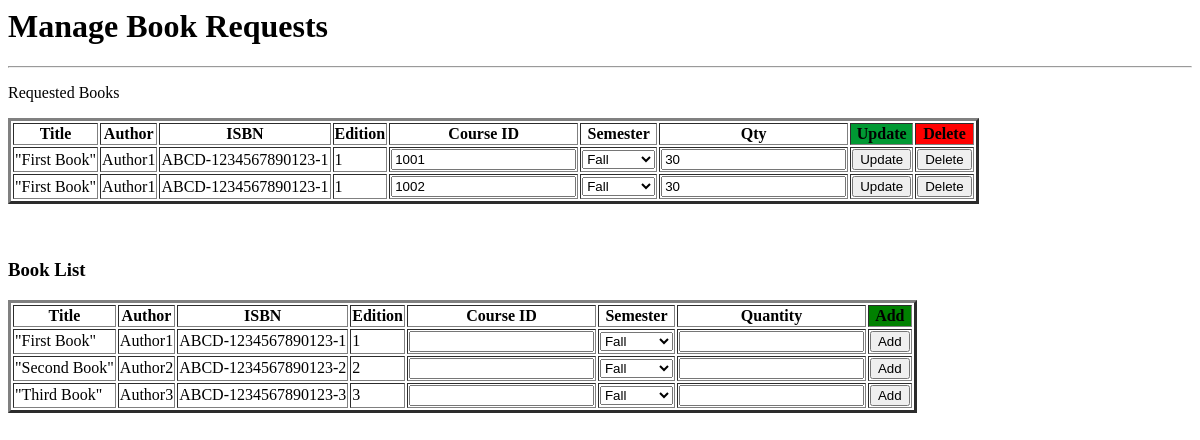
/professorBookRequest.php (signed in), run on an earlier commit of the app's database.
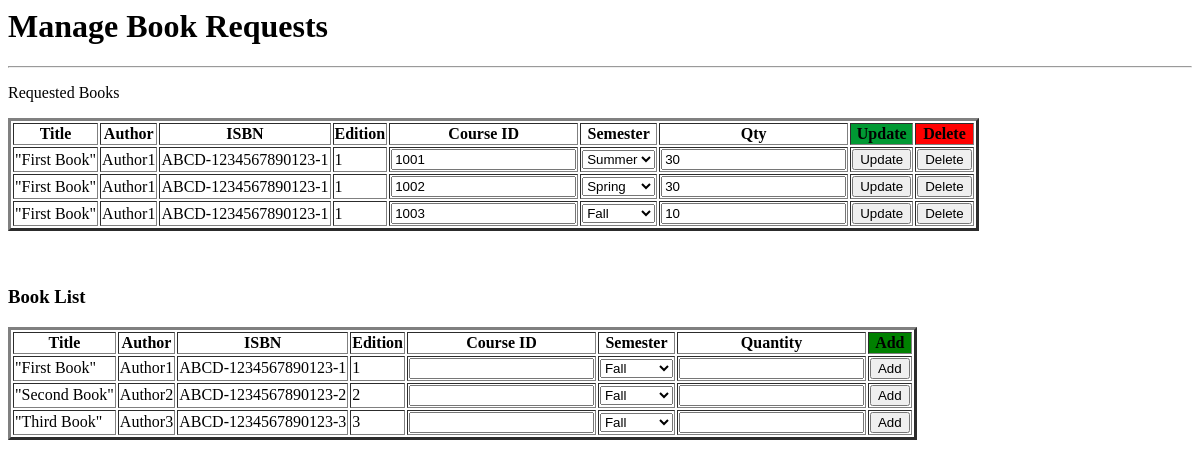
And on a later commit of the database.
### tables this page shows
CREATE TABLE `requests` (
  `id` int(11) NOT NULL,
  `pid` int(11) NOT NULL,
  `bid` int(11) NOT NULL,
  `cid` int(11) NOT NULL,
  `semester` varchar(10) NOT NULL,
  `qty` int(11) NOT NULL
);

CREATE TABLE `books` (
  `id` int(11) NOT NULL,
  `title` text NOT NULL,
  `author` text NOT NULL,
  `isbn` text NOT NULL,
  `edition` text NOT NULL,
  `publisher` text NOT NULL
);

### htdocs/professorBookRequest.php (the view, shortened to what this page needs)
<?php
    $conn = dbConnect();
?>
<html>
 <head>
 </head>
 <body>
 <h1>Manage Book Requests</h1>
  <hr>
  <p>Requested Books</p>
  <div>
		<table border="3">
    <thead>
				<th>Title</th>
        <th>Author</th>
				<th>ISBN</th>
        <th>Edition</th>
        <th>Course ID</th>
        <th>Semester</th>
        <th>Qty</th>
        <th bgcolor = #009933>Update</th>
        <th bgcolor = #FF0000 >Delete</th>
			</thead>
			<tbody>
      <?php
        $query = "SELECT R.pid, R.id, B.title, B.author, B.isbn, B.edition, R.cid, R.semester, R.qty, R.bid
                  FROM requests R, books B
                  WHERE R.bid = B.id AND R.pid =".$_SESSION['id'];
        foreach ($conn->query($query) as $row) {
          $index = $row['id'];?>
          <tr>
            <form action = "updateBook.php" method = "post">
              <td><?php echo $row['title']; ?></td>
              <td><?php echo $row['author']; ?></td>
              <td><?php echo $row['isbn']; ?></td>
              <td><?php echo $row['edition']; ?></td>
              <td><?php echo '<input type = "text" name = "inCourseUpdate'.$index.'"  value ="'.$row['cid'].'"/>'; ?></td>
              <td><?php echo '<select name = "inSemesterUpdate'.$index.'" size="1">';
                              if ($row['semester'] == 'fallSem') print '<option value ="fallSem" selected="selected">Fall</option>';
                              else print '<option value ="fallSem">Fall</option>';
                              if ($row['semester'] == 'springSem') print '<option value ="springSem" selected="selected">Spring</option>';
                              else print '<option value ="springSem">Spring</option>';
                              if ($row['semester'] == 'summerSem') print '<option value ="summerSem" selected="selected">Summer</option>';
                              else print '<option value ="summerSem">Summer</option>';
                              print '</select>'; ?></td>
              <td><?php echo '<input type = "text" name = "inQtyUpdate'.$index.'"  value ="'.$row['qty'].'"/>'; ?></td>
              <td><?php echo '<input type="submit" value = "Update" name = "updateBtn'.$index.'"/>';?></td>
              <td><?php echo '<input type="submit" value = "Delete" name = "deleteBtn'.$index.'"/>';?></td>
            </form>
          </tr>
        <?php }?>
			</tbody>
		</table>
	</div>
  <br><br>
    <div>
    <h3>Book List</h3>
		<table border="3">
    <thead>
				<th>Title</th>
        <th>Author</th>
				<th>ISBN</th>
        <th>Edition</th>
        <th>Course ID</th>
        <th>Semester</th>
        <th>Quantity</th>
        <th bgcolor = green >Add</th>
			</thead>
			<tbody>
      <?php
        $query = "SELECT B.id, B.title, B.author, B.isbn, B.edition
                  FROM books B";
        foreach ($conn->query($query) as $row) {
          $index = $row['id'];?>
          <tr>
            <form action = "addBook.php" method = "post">
              <td><?php echo $row['title']; ?></td>
              <td><?php echo $row['author']; ?></td>
              <td><?php echo $row['isbn']; ?></td>
              <td><?php echo $row['edition']; ?></td>
              <td><?php echo '<input type = "text" name = "inCourse'.$index.'"  value =""/>'; ?></td>
              <td><?php echo '<select name = "inSemesterAdd" size="1">
                              <option value ="fallSem">Fall</option>
                              <option value ="springSem">Spring</option>
                              <option value ="summerSem">Summer</option>
                              </select>'; ?></td>
              <td><?php echo '<input type = "text" name = "inQty'.$index.'"  value =""/>'; ?></td>
              <td><?php echo '<input type="submit" value = "Add" name = "addBtn'.$index.'"/>';?></td>
            </form>
          </tr>
        <?php }?>
			</tbody>
		</table>
	</div>
 </body>
</html>

What changed in the data, as far as the page shows it:
changed requests: semester+id "Fall" → "Summer"
changed requests: semester+id "Fall" → "Spring"
added requests: books.title "\"First Book\"", books.author "Author1", books.isbn "ABCD-1234567890123-1", books.edition "1", cid "1003", semester+id "Fall", qty "10"
